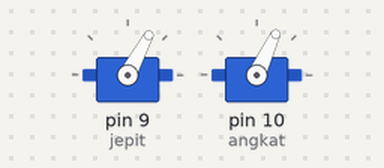
This sketch was run on a simulated Arduino Uno, built with avr-gcc and run on an emulated ATmega328P. Shown: 2 × servo.

Above: at 0.55 s.
At 3.15 s:
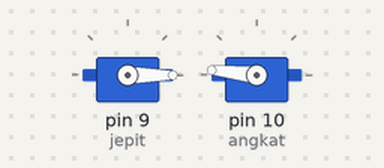
At 5.8 s:
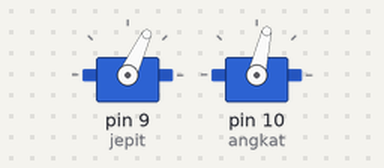
At 13.2 s:
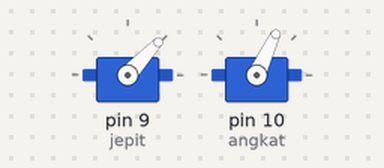
Timing chart, 0 to 20.0 s (numbered marks = the images above):
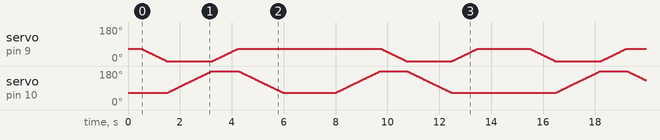

Measured:
- by itself, servo on pin 9 (jepit): moves between 0° and 65°, repeating every 15.0 s
- by itself, servo on pin 10 (angkat): moves between 65° and 180°, repeating every 15.0 s

The sketch:

tesServo_nonblocking.ino
```cpp
#include <Servo.h>

Servo jepit;
Servo angkat;

//=========================
// Sudut Servo
//=========================
const int JEPIT_BUKA  = 0;
const int JEPIT_TUTUP = 65;

const int ANGKAT_NAIK  = 65;
const int ANGKAT_TURUN = 180;

const int DELAY_SERVO = 15;

//=========================
// Prototype
//=========================
void gerakServo(Servo &servo, int awal, int akhir);
void bukaJepit();
void tutupJepit();
void angkatNaik();
void angkatTurun();

void ambilBarang();
void simpanBarang();

void setup() {

  jepit.attach(9);
  angkat.attach(10);

  // Posisi awal
  jepit.write(JEPIT_TUTUP);
  angkat.write(ANGKAT_NAIK);

  delay(500);
}

void loop() {

  ambilBarang();
  delay(2000);

  simpanBarang();
  delay(2000);
}

//====================================================

void gerakServo(Servo &servo, int awal, int akhir) {

  if (awal < akhir) {

    for (int pos = awal; pos <= akhir; pos++) {
      servo.write(pos);
      delay(DELAY_SERVO);
    }

  } else {

    for (int pos = awal; pos >= akhir; pos--) {
      servo.write(pos);
      delay(DELAY_SERVO);
    }

  }

}

//====================================================

void bukaJepit() {
  gerakServo(jepit, JEPIT_TUTUP, JEPIT_BUKA);
}

void tutupJepit() {
  gerakServo(jepit, JEPIT_BUKA, JEPIT_TUTUP);
}

void angkatNaik() {
  gerakServo(angkat, ANGKAT_TURUN, ANGKAT_NAIK);
}

void angkatTurun() {
  gerakServo(angkat, ANGKAT_NAIK, ANGKAT_TURUN);
}

//====================================================

void ambilBarang() {

  bukaJepit();

  angkatTurun();

  tutupJepit();

  angkatNaik();

}

//====================================================

void simpanBarang() {

  angkatTurun();

  bukaJepit();

  angkatNaik();

  tutupJepit();

}
```
